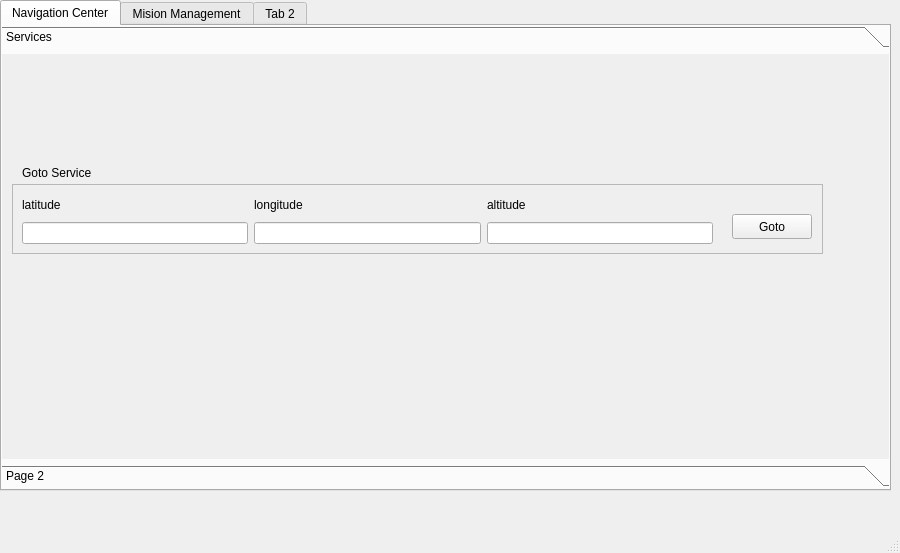
<?xml version="1.0" encoding="UTF-8"?>
<ui version="4.0">
 <class>MainWindow</class>
 <widget class="QMainWindow" name="MainWindow">
  <property name="geometry">
   <rect>
    <x>0</x>
    <y>0</y>
    <width>900</width>
    <height>553</height>
   </rect>
  </property>
  <property name="windowTitle">
   <string>Demo App</string>
  </property>
  <property name="unifiedTitleAndToolBarOnMac">
   <bool>false</bool>
  </property>
  <widget class="QWidget" name="centralwidget">
   <widget class="QTabWidget" name="tabWidget">
    <property name="geometry">
     <rect>
      <x>0</x>
      <y>0</y>
      <width>891</width>
      <height>491</height>
     </rect>
    </property>
    <property name="currentIndex">
     <number>0</number>
    </property>
    <widget class="QWidget" name="tab">
     <attribute name="title">
      <string>Navigation Center</string>
     </attribute>
     <widget class="QToolBox" name="toolBox_2">
      <property name="geometry">
       <rect>
        <x>0</x>
        <y>0</y>
        <width>901</width>
        <height>461</height>
       </rect>
      </property>
      <property name="currentIndex">
       <number>0</number>
      </property>
      <widget class="QWidget" name="page_3">
       <property name="geometry">
        <rect>
         <x>0</x>
         <y>0</y>
         <width>901</width>
         <height>399</height>
        </rect>
       </property>
       <attribute name="label">
        <string>Services</string>
       </attribute>
       <widget class="QFrame" name="frame">
        <property name="geometry">
         <rect>
          <x>10</x>
          <y>130</y>
          <width>811</width>
          <height>70</height>
         </rect>
        </property>
        <property name="frameShape">
         <enum>QFrame::StyledPanel</enum>
        </property>
        <property name="frameShadow">
         <enum>QFrame::Raised</enum>
        </property>
        <widget class="QWidget" name="layoutWidget">
         <property name="geometry">
          <rect>
           <x>10</x>
           <y>10</y>
           <width>691</width>
           <height>50</height>
          </rect>
         </property>
         <layout class="QGridLayout" name="gridLayout">
          <item row="1" column="1">
           <widget class="QLineEdit" name="lineEdit_2"/>
          </item>
          <item row="0" column="1">
           <widget class="QLabel" name="label_2">
            <property name="text">
             <string>longitude</string>
            </property>
           </widget>
          </item>
          <item row="1" column="0">
           <widget class="QLineEdit" name="lineEdit"/>
          </item>
          <item row="1" column="2">
           <widget class="QLineEdit" name="lineEdit_3"/>
          </item>
          <item row="0" column="2">
           <widget class="QLabel" name="label_3">
            <property name="text">
             <string>altitude</string>
            </property>
           </widget>
          </item>
          <item row="0" column="0">
           <widget class="QLabel" name="label">
            <property name="text">
             <string>latitude</string>
            </property>
           </widget>
          </item>
         </layout>
        </widget>
        <widget class="QPushButton" name="pushButton">
         <property name="geometry">
          <rect>
           <x>720</x>
           <y>30</y>
           <width>80</width>
           <height>25</height>
          </rect>
         </property>
         <property name="text">
          <string>Goto</string>
         </property>
        </widget>
       </widget>
       <widget class="QLabel" name="label_4">
        <property name="geometry">
         <rect>
          <x>20</x>
          <y>110</y>
          <width>91</width>
          <height>17</height>
         </rect>
        </property>
        <property name="text">
         <string>Goto Service</string>
        </property>
       </widget>
      </widget>
      <widget class="QWidget" name="page_4">
       <property name="geometry">
        <rect>
         <x>0</x>
         <y>0</y>
         <width>901</width>
         <height>399</height>
        </rect>
       </property>
       <attribute name="label">
        <string>Page 2</string>
       </attribute>
      </widget>
     </widget>
    </widget>
    <widget class="QWidget" name="tab_3">
     <attribute name="title">
      <string>Mision Management</string>
     </attribute>
     <widget class="QToolBox" name="toolBox">
      <property name="geometry">
       <rect>
        <x>7</x>
        <y>-1</y>
        <width>851</width>
        <height>381</height>
       </rect>
      </property>
      <property name="currentIndex">
       <number>1</number>
      </property>
      <widget class="QWidget" name="page">
       <property name="geometry">
        <rect>
         <x>0</x>
         <y>0</y>
         <width>851</width>
         <height>319</height>
        </rect>
       </property>
       <attribute name="label">
        <string>Page 1</string>
       </attribute>
      </widget>
      <widget class="QWidget" name="page_2">
       <property name="geometry">
        <rect>
         <x>0</x>
         <y>0</y>
         <width>851</width>
         <height>319</height>
        </rect>
       </property>
       <attribute name="label">
        <string>Page 2</string>
       </attribute>
      </widget>
     </widget>
    </widget>
    <widget class="QWidget" name="tab_2">
     <attribute name="title">
      <string>Tab 2</string>
     </attribute>
    </widget>
   </widget>
  </widget>
  <widget class="QMenuBar" name="menubar">
   <property name="geometry">
    <rect>
     <x>0</x>
     <y>0</y>
     <width>900</width>
     <height>22</height>
    </rect>
   </property>
  </widget>
  <widget class="QStatusBar" name="statusbar"/>
 </widget>
 <resources/>
 <connections/>
</ui>
